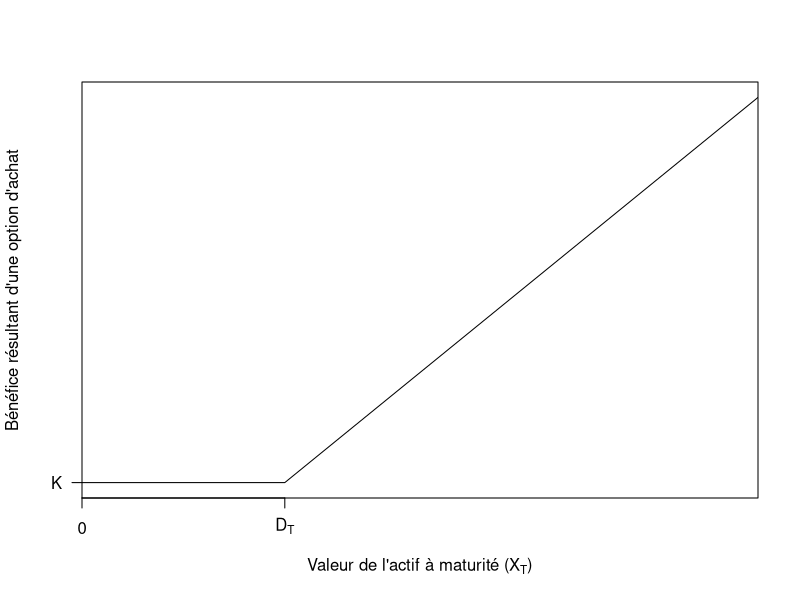
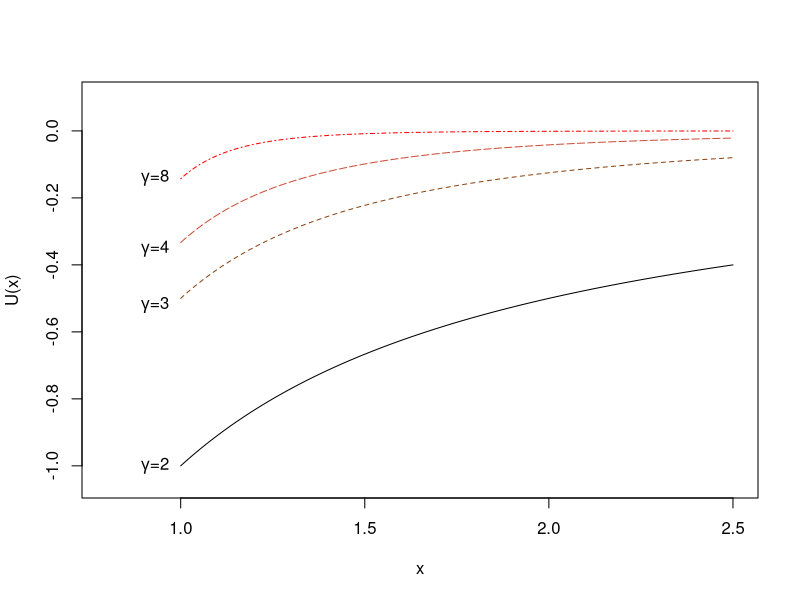
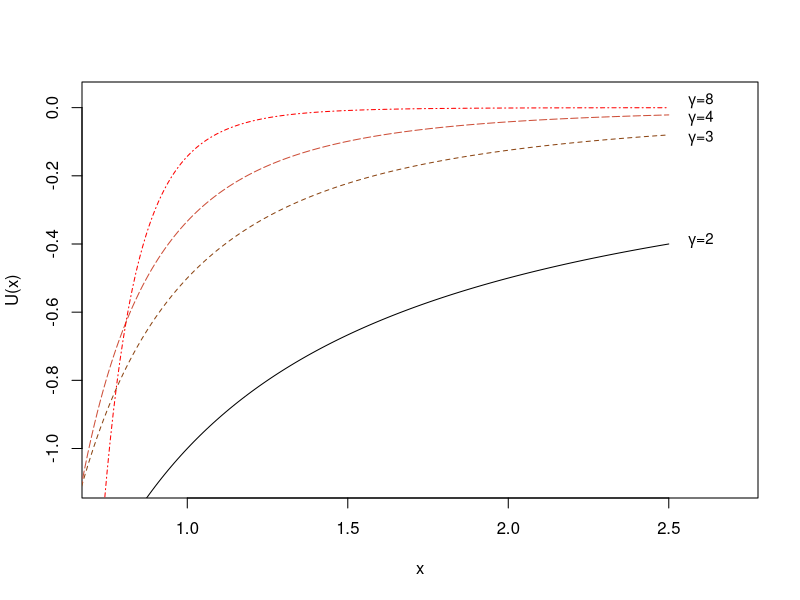

Write R code to recreate these figures, in order. (Note: this script raises an error after producing the figures.)
############ MÉMOIRE: Maitrise en Mathématiques Finacières et Actuarielle  #################

library(ggplot2)

# -SECTION 1: Concavification -#

payoff_call<-function(X_T,b,a,K){
  # X_T: valeur du stock à maturité
  # b: Strike value
  # K: valeur initiale du Payoff
  
  # Call de la forme:  a*max(X_T-b,0)+K
  payoff<-a*max(X_T-b,0)+K
  return(payoff)
}
payoff_call(10,5,0.5,8)

P_Utility<-function(X_Tu,gamma){
  res<-(X_Tu)^(1-gamma)/(1-gamma)
  return(res)
}

Find_x_theta_PU<-function(b_o,a_o,K_o,gamma_o){
  f <- function(x) payoff_call(X_T=x,b=b_o,a=a_o,K=K_o)^(-gamma_o)*x*a_o-P_Utility(payoff_call(x,b=b_o,a=a_o,K=K_o),gamma_o)+P_Utility(K_o,gamma_o)        #-Finding the fee
  result<-uniroot(f, c(b_o,b_o+100))$root
  return(result)
}
Find_x_theta_PU(b_o=30,a_o=0.5,K_o=15,gamma_o=4)

P_Utility_con<-function(X_T_con,gamma_c,b_c,a_c,K_c){
  x_theta<-Find_x_theta_PU(b_o=b_c,a_o=a_c,K_o=K_c,gamma_o=gamma_c)
  slope<-(P_Utility(payoff_call(x_theta,b_c,a_c,K_c),gamma_c)-P_Utility(K_c,gamma_c))/(x_theta)
    
  if(X_T_con<=x_theta){Chord<-P_Utility(K_c,gamma_c)+X_T_con*slope}
  else{Chord<-P_Utility(payoff_call(X_T=X_T_con,b=b_c,a=a_c,K=K_c),gamma_c)}
  
  return(Chord)
}


Derivee_P_Utility_con<-function(X_T_con,gamma_c,b_c,a_c,K_c){
  x_theta<-Find_x_theta_PU(b_o=b_c,a_o=a_c,K_o=K_c,gamma_o=gamma_c)
  slope<-(P_Utility(payoff_call(x_theta,b_c,a_c,K_c),gamma_c)-P_Utility(K_c,gamma_c))/(x_theta)
  
  if(X_T_con<=x_theta){Chord<-slope}
  else{Chord<-payoff_call(X_T=X_T_con,b=b_c,a=a_c,K=K_c)^(-gamma_c)*a_c}
  
  return(Chord)
}
  
Convexe_Fun<-function(element){ #Fonction convexe
  res<-(element)^5
  return(res)
}

droite<-function(pente, origine,val_x){
  return(origine+val_x*pente)
}

find_roots<-function(pente1,origine1,beg,end){
  f <- function(x) droite(pente1,origine1,x)-Convexe_Fun(x)
  result1<-uniroot(f, c(beg,end))$root
  return(result1)
}
find_roots(15000,-20000,0,4)

X_opt_given_S<-function(S_T,gamma,sigma,alpha,r){
  result<-(S_T*gamma*sigma^2)/(alpha-r)
  return(result)
}

CRRA<-function(x,gamma){
  result<-(x^(1-gamma)-1)/(1-gamma)
  return(result)
}
####### -SECTION 2: Graphes Concavification -#######
# -Paramètres- #
par_b<-30
par_a<-300
par_K<-15
par_Gamma<-0.75


#-Call Payoff-#
axex<-seq(0,100,1/10)
axey<-lapply(axex,function(x) payoff_call(X_T=x,b=par_b,a=par_a,K=par_K))

#-Utility of a Temrinal Value-#
axey_u<-lapply(axex,function(x) P_Utility(X_Tu=x,gamma=par_Gamma))

#-Utility of a Call Payoff-#
axey_ut<-lapply(axey,function(x) P_Utility(X_Tu=x,gamma=par_Gamma))

#-Concavified Utility of a Call Payoff-#
axey_concav<-lapply(axex,function(x) P_Utility_con(X_T_con=x,gamma_c=par_Gamma,b_c=par_b,a_c=par_a,K_c=par_K))

# -Fonction convexe: Théorique - #
axex2<-seq(0,12,1/10)
axey_convexe<-lapply(axex2,function(x) Convexe_Fun(x))
axey_droite<-lapply(axex2,function(x) droite(11000,-14000,x))

### -GRAPHES- ###
par(mfrow=c(1,1))

# Option d'achat#
plot(axex,axey,ylab = "Bénéfice résultant d'une option d'achat",type='l',lty=1,xlab=expression(paste("Valeur de l'actif à maturité (X"[T],")" )),yaxt = "n" ,xaxt = "n",xaxs="i" )
xtick<-c(0, b=par_b)
axis(side=1, at=xtick,labels=c(0,expression("D"[T])))
axis(side=2, at=par_K,labels=c(expression("K")),las=2)

#Utilité#
axex_Utility<-seq(1,2.5,1/100)
plot(axex_Utility,lapply(axex_Utility,function(x)P_Utility(x,2)),ylab = "U(x)",type='l',lty=1,xlab="x",ylim = c(-1.05,0.1),xlim=c(0.8,2.5))#,yaxt = "n" ,xaxt = "n"
lines(axex_Utility,lapply(axex_Utility,function(x)P_Utility(x,3)),col='saddlebrown',lty=2)
lines(axex_Utility,lapply(axex_Utility,function(x)P_Utility(x,4)),col='tomato3',lty=5)
lines(axex_Utility,lapply(axex_Utility,function(x)P_Utility(x,8)),col='red',lty=4)
text(0.93, -1, labels =  expression(paste(gamma,"=2")))
text(0.93, -0.52, labels =  expression(paste(gamma,"=3")))
text(0.93, -0.35, labels =  expression(paste(gamma,"=4")))
text(0.93, -0.14, labels = expression(paste(gamma,"=8")))


par(mfrow=c(1,1))
axex_Utility<-seq(0.5,2.5,1/100)
plot(axex_Utility,lapply(axex_Utility,function(x)P_Utility(x,2)),ylab = "U(x)",type='l',lty=1,xlab="x",ylim = c(-1.1,0.03),xlim=c(0.75,2.7))#,yaxt = "n" ,xaxt = "n"
lines(axex_Utility,lapply(axex_Utility,function(x)P_Utility(x,3)),col='saddlebrown',lty=2)
lines(axex_Utility,lapply(axex_Utility,function(x)P_Utility(x,4)),col='tomato3',lty=5)
lines(axex_Utility,lapply(axex_Utility,function(x)P_Utility(x,8)),col='red',lty=4)
text(2.6, -0.39, labels =  expression(paste(gamma,"=2")),cex=0.9)
text(2.6, -0.09, labels =  expression(paste(gamma,"=3")),cex=0.9)
text(2.6, -0.03, labels =  expression(paste(gamma,"=4")),cex=0.9)
text(2.6, 0.02, labels = expression(paste(gamma,"=8")),cex=0.9)


### Dérivée des fonctions d'utilités précédentes ###
#Mettre par(mfrow=c(2,1)) pour mettre les grpahiques côte-à-côte.
plot(axex_Utility,lapply(axex_Utility,function(x)derivee_Power_Utility(x,2)),ylab = "U'(x)",type='l',lty=1,xlab="x",ylim = c(-0.1,1.5),xlim=c(0.75,2.7))#,yaxt = "n" ,xaxt = "n"
lines(axex_Utility,lapply(axex_Utility,function(x)derivee_Power_Utility(x,3)),col='saddlebrown',lty=2)
lines(axex_Utility,lapply(axex_Utility,function(x)derivee_Power_Utility(x,4)),col='tomato3',lty=5)
lines(axex_Utility,lapply(axex_Utility,function(x)derivee_Power_Utility(x,8)),col='red',lty=4)
text(2.6, 0.18, labels =  expression(paste(gamma,"=2")),cex=0.9)
text(2.6, 0.095, labels =  expression(paste(gamma,"=3")),cex=0.9)
text(2.6, 0.025, labels =  expression(paste(gamma,"=4")),cex=0.9)
text(2.6, -0.04, labels = expression(paste(gamma,"=8")),cex=0.9)



#Concavification#
plot(axex,axey_ut,ylab = "Utilité",xlab=expression(paste("Valeur de l'actif à maturité (x)" )),type='l',yaxt = "n" ,xaxt = "n",lty=2,xaxs="i" )
xtick<-c( 0,b=par_b,round(Find_x_theta_PU(b_o=par_b,a_o=par_a,K_o=par_K,gamma_o=par_Gamma),0))
axis(1, at=xtick, labels=c(0 ,expression(d),expression(paste(tilde(x),'(d)'))))
lines(axex, axey_concav, col = "red",lty=4)
legend(par_b+25, par_K+10, legend=c( expression(paste("Fonction concavifiée  ",tilde(u)(x))), "Fonction originale u(x)"),
       col=c("red", "black"), lty=c(4,2), cex=0.8)

#Fonction convexes#
plot(axex2,axey_convexe,ylab = "",type='l',xlab="", xlim = c(-1,13),ylim = c(-50000,250000),yaxt = "n" ,xaxt = "n")
#abline(-14000,11000,type='l',col='red')
lines(axex2,lapply(axex2,function(x) droite(15000,-20000,x)),col='red')
xtick<-c(find_roots(15000,-20000,0,4),find_roots(15000,-20000,8,12))
axis(1, at=xtick, labels=c(expression(x[1]),expression(x[2])))
ytick<-c(Convexe_Fun(find_roots(15000,-20000,0,4)),Convexe_Fun(find_roots(15000,-20000,8,12)))
axis(2, angle= 45, at=ytick, labels=c(expression(paste("g(x"[1],")")),expression(paste("g(x"[2],")"))))

#X^*_T en fonction de S_T#
par(mfrow=c(1,1))

axex3<-seq(0,40,1)
plot(axex3,lapply(axex3,function(x) X_opt_given_S(x,gamma=2,sigma=0.5,alpha=0.07,r=0.03)),xlab=expression(S[T]),ylab=expression(paste("X","*"[T])),type="l",xaxs="i",yaxs="i",ylim = c(0,2500))
lines(axex3,lapply(axex3,function(x) X_opt_given_S(x,gamma=3,sigma=0.5,alpha=0.07,r=0.03)),col='gray')
lines(axex3,lapply(axex3,function(x) X_opt_given_S(x,gamma=4,sigma=0.5,alpha=0.07,r=0.03)),col='orange')
lines(axex3,lapply(axex3,function(x) X_opt_given_S(x,gamma=5,sigma=0.5,alpha=0.07,r=0.03)),col='red')
legend(5, 2400, legend=c( expression(paste(gamma,"=2")), expression(paste(gamma,"=3")),expression(paste(gamma,"=4")),expression(paste(gamma,"=5"))),
       col=c("black", "gray","orange","red"), lty=c(1,1,1,1), cex=0.8)

plot(axex3,lapply(axex3,function(x) P_Utility(x,gamma=2)),xlab=expression(S[T]),ylab=expression(Utilité),type="l",xaxs="i",yaxs="i",ylim = c(-1,0.2))
lines(axex3,lapply(axex3,function(x) P_Utility(x,gamma=3)),col='gray')
lines(axex3,lapply(axex3,function(x) P_Utility(x,gamma=4)),col='orange')
lines(axex3,lapply(axex3,function(x) P_Utility(x,gamma=5)),col='red')
legend(10, -0.2, legend=c( expression(paste(gamma,"=2")), expression(paste(gamma,"=3")),expression(paste(gamma,"=4")),expression(paste(gamma,"=5"))),
       col=c("black", "gray","orange","red"), lty=c(1,1,1,1), cex=0.8)


#Dérivée de la fonction concavifiée#
plot(axex,lapply(axex,function(x)Derivee_P_Utility_con(X_T_con=x,gamma_c=par_Gamma,b_c=par_b,a_c=par_a,K_c=par_K)),ylab = c( expression(paste(tilde(u)," '",(x)))),xlab=expression(paste("Valeur de l'actif à maturité (x)" )),type='l',col="red" ,xaxt = "n",yaxt = "n",lty=1,xaxs="i",ylim=c(0,1)  )
xtick<-c( 0,round(Find_x_theta_PU(b_o=par_b,a_o=par_a,K_o=par_K,gamma_o=par_Gamma),0))
ytick<-Derivee_P_Utility_con(0,gamma_c=par_Gamma,b_c=par_b,a_c=par_a,K_c=par_K)
axis(1, at=xtick, labels=c(0 ,expression(tilde(x))))
axis(2, at=ytick, labels=c( expression(paste(tilde(u)," '",(tilde(x))))))

#Graphe: Fonction concave#
x_1<-1.5
x_2<-3.7
psi<-0.25
x_mel<-psi*x_1+(1-psi)*x_2
y_mel<-psi*(x_1^5.5)+(1-psi)*(x_2^5.5)
  
axe_d_x<-seq(1,4,0.05)
plot(axe_d_x,lapply(axe_d_x,function(x)x^5.5), type='l',ylim=c(-200,2048),xaxt = "n",yaxt = "n",xlab = '',ylab='')
xtick<-c(x_1,x_2,x_mel)
ytick<-c(lapply(x_1,function(x)x^5.5),lapply(x_2,function(x)x^5.5),lapply(x_mel,function(x)x^5.5),y_mel)
axis(1, at=xtick,cex=0.1, labels=c(expression(x[1]),expression(x[2]),expression(paste(psi,x[1],' + (1 -',psi,')',x[2]))),las=0,col='azure4')
axis(2, at=ytick, labels=c( expression(paste('f(',x[1],')')),expression(paste('f(',x[2],')')),'',''),las=1,col='azure4',cex=0.5)

segments(x0=x_1, y0=-200, x1 =x_1, y1 =as.numeric(ytick[1]), lty=3, col='azure4')
segments(x0=x_2, y0=-200, x1 =x_2, y1 =as.numeric(ytick[2]), lty=3, col='azure4')
segments(x0=x_mel, y0=-200, x1 =x_mel, y1 =y_mel, lty=3, col='dimgrey')

segments(x0=0, y0=as.numeric(ytick[1]), x1 =x_1, y1 =as.numeric(ytick[1]), lty=3, col='azure4')
segments(x0=0, y0=as.numeric(ytick[2]), x1 =x_2, y1 =as.numeric(ytick[2]), lty=3, col='azure4')
segments(x0=0, y0=as.numeric(ytick[3]), x1 =x_mel, y1 =as.numeric(ytick[3]), lty=3, col='dimgrey')
segments(x0=0, y0=y_mel, x1 =x_mel, y1 =y_mel, lty=3, col='dimgrey')

segments(x0=x_1, y0=as.numeric(ytick[1]), x1 =x_2, y1 =as.numeric(ytick[2]), lty=4, col='red')

text(1.47,as.numeric(ytick[3])+75 , labels = expression(paste(f,'( ',psi,x[1],'+ (1 -',psi,')',x[2],' )')),cex=1,col='dimgrey')
text(1.49,y_mel+75 , labels = expression(paste(psi,f,'(',x[1],') + (1 -',psi,')',f,'(',x[2],')')),cex=1,col='dimgrey')

points(x_mel,as.numeric(ytick[3]),pch = 19,col='grey',cex=0.7)
points(x_mel,y_mel,pch = 19,col='grey',cex=0.7)




##### -TEST SECTION- #####

f <- function(x) x^2-x-4         #-Finding the fee
r<-uniroot(f, c(0,100))

plot(1:10, 1:10, type="l", lty=2, lwd=3)
plot(1:10, 1:10, type="l", lty=1)
plot(axex,axey,ylab = "Résultat de l'option",type='l',lty=3,xlab="Valeur terminale de X",yaxt = "n" ,xaxt = "n")
xtick<-c(0, b=30)

pnorm(0)